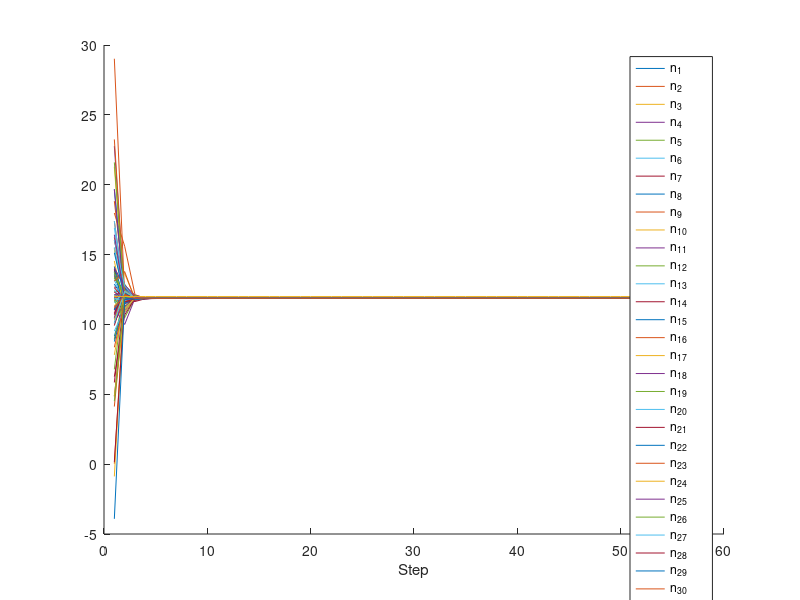

Source code (MATLAB):
clear all
close all
clc

%% Network topology
% Number of nodes
n = 100;

% Adjacency 
Prob = 0.9;
Aq = zeros(n,n);
for i =1:n
    for j = i+1:n
        if rand(1) > Prob
            Aq(i,j) = 1;
        end
    end
end
Aq = Aq + Aq';

% Weights of the consesus algorithm
D = sum(Aq,2);
Q = zeros(n,n);

for i = 1:n
    for j = 1:n
        if not(i==j) && (Aq(i,j) == 1)
            Q(i,j) = 1/(max(D(i),D(j)) + 1);
        end
    end
    Q(i,i) = 1 - sum(Q(i,:));
end

%% Simulation set-up
dt = 0.1;
t = 0:dt:5;

% System to estimate
x = 12;

%% Sensors

% Sensors uncertainties
sigma_z = zeros(n,1);
for i = 1:n
    sigma_z(i) = i*0.1;
end

z = zeros(n,1);
for i =1:n
    z(i) = x + randn(1)*sigma_z(i);
end

%% Simulation

a = zeros(n,1);
b = zeros(n,1);

a_new = zeros(n,1);
b_new = zeros(n,1);

% Node initialisation
for i =1:n
    a(i) = z(i)/sigma_z(i)^2;
    b(i) = 1/sigma_z(i)^2;
end

% Message exchange
x_est = zeros(n,length(t)+1);
x_est(:,1) = z;

for i = 1:length(t)
    % Adjacency
    Aq = zeros(n,n);
    for ii = 1:n
        for j = ii+1:n
            if rand(1) > Prob
                Aq(ii,j) = 1;
            end
        end
    end
    Aq = Aq + Aq';
    % Weights of the consesus algorithm
    D = sum(Aq,2);
    Q = zeros(n,n);

    for ii = 1:n
        for j = 1:n
            if not(ii==j) && (Aq(ii,j) == 1)
                Q(ii,j) = 1/(max(D(ii),D(j)) + 1);
            end
        end
        Q(ii,ii) = 1 - sum(Q(ii,:));
    end

    for j = 1:n
        a_new(j) = a(j);
        b_new(j) = b(j);

        for k = 1:n
            if not(Aq(j,k)== 0)
                a_new(j) = a_new(j) + Q(j,k)*(a(k) - a(j));
                b_new(j) = b_new(j) + Q(j,k)*(b(k) - b(j));
            end
        end
    end
    
    % Store data
    a  = a_new;
    b = b_new;
    for j=1:n
        x_est(j,i+1) = a(j)/b(j); 
    end
end

% Plot
figure(1), clf, hold on;
LegS = cell(1,n+1);

for i =1:n
    plot(1:length(t)+1, x_est(i,:));
    LegS{i} = ['n_{',num2str(i),'}'];
end

plot(1:length(t)+1, x*ones(1,length(t)+1));

LegS{n+1} = 'Actual';
legend(LegS, 'Location','best')
xlabel('Step')






